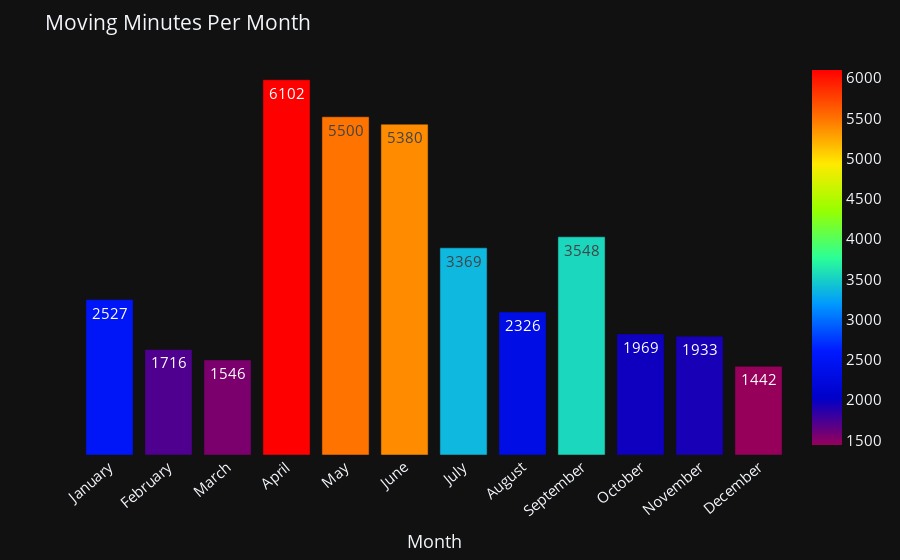

The notebook cell this image was saved under:
### Code cell
temp3 = df.groupby("workoutMonth")['Move Minutes count'].sum()
months = ('January', 'February', 'March', 'April', 'May', 'June', 'July', 'August', 'September', 'October', 'November', 'December')
month_value = tuple(temp3[i] for i in months)

fig = px.bar(temp3, 
             x=months, 
             y=month_value, 
             color=month_value, 
             text=month_value,
             color_continuous_scale='Rainbow',
             labels={'color':''}
            )

fig.update_layout(
    title = "Moving Minutes Per Month",
    xaxis_title='Month',
    yaxis_title='Moving Minutes',
    xaxis_tickangle=-40,
    yaxis={'visible': False, 'showticklabels': False},
    font=dict(size=15)
)

fig.layout.template = 'plotly_dark'


fig.show();

### Figure 1 — Plotly figure (JSON) as saved in the notebook; plotly's stock layout.template omitted (floating-point values rounded to 4 significant figures)
{"data": [{"alignmentgroup": "True", "hovertemplate": "x=%{x}<br>y=%{y}<br>text=%{text}<br>=%{marker.color}<extra></extra>", "legendgroup": "", "marker": {"color": [2527, 1716, 1546, 6102, 5500, 5380, 3369, 2326, 3548, 1969, 1933, 1442], "coloraxis": "coloraxis"}, "name": "", "offsetgroup": "", "orientation": "v", "showlegend": false, "text": [2527, 1716, 1546, 6102, 5500, 5380, 3369, 2326, 3548, 1969, 1933, 1442], "textposition": "auto", "type": "bar", "x": ["January", "February", "March", "April", "May", "June", "July", "August", "September", "October", "November", "December"], "xaxis": "x", "y": [2527, 1716, 1546, 6102, 5500, 5380, 3369, 2326, 3548, 1969, 1933, 1442], "yaxis": "y"}], "layout": {"barmode": "relative", "coloraxis": {"colorbar": {"title": {"text": ""}}, "colorscale": [[0, "rgb(150,0,90)"], [0.125, "rgb(0,0,200)"], [0.25, "rgb(0,25,255)"], [0.375, "rgb(0,152,255)"], [0.5, "rgb(44,255,150)"], [0.625, "rgb(151,255,0)"], [0.75, "rgb(255,234,0)"], [0.875, "rgb(255,111,0)"], [1, "rgb(255,0,0)"]]}, "font": {"size": 15}, "legend": {"tracegroupgap": 0}, "margin": {"t": 60}, "title": {"text": "Moving Minutes Per Month"}, "xaxis": {"anchor": "y", "domain": [0, 1], "tickangle": -40, "title": {"text": "Month"}}, "yaxis": {"anchor": "x", "domain": [0, 1], "showticklabels": false, "title": {"text": "Moving Minutes"}, "visible": false}}}
